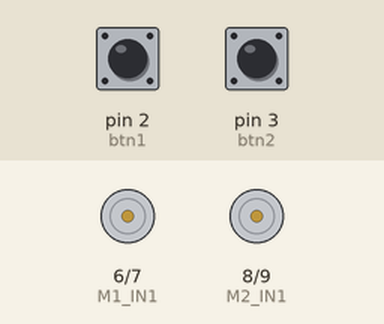
Bench run of a sketch on a simulated Arduino Uno, built with avr-gcc and run on an emulated ATmega328P. Parts: motor-driver pin pairs drawn as motors (green arrow = first pin HIGH = forward, orange = second pin HIGH = backward, longer = more drive). The test bench sets the inputs (shaded band); at power-on: pin 2 (btn1) HIGH, pin 3 (btn2) HIGH.

Above: at 1.2 s.
1.3 s: pin 2 (btn1) pulled LOW for 0.15 s
At 1.37 s:
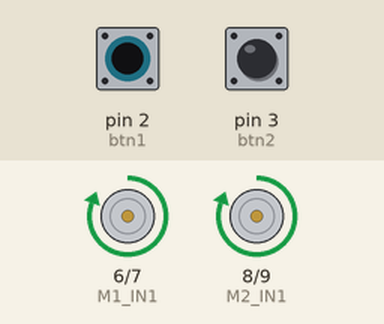
2.9 s: pin 3 (btn2) pulled LOW for 0.15 s
At 2.97 s:
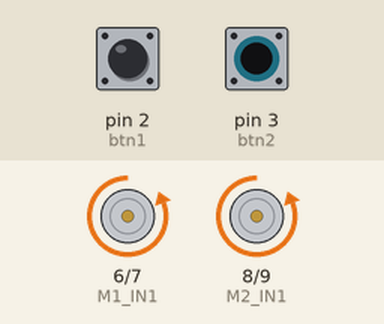
4.5 s: pin 3 (btn2) pulled LOW for 3.2 s
At 8.9 s:
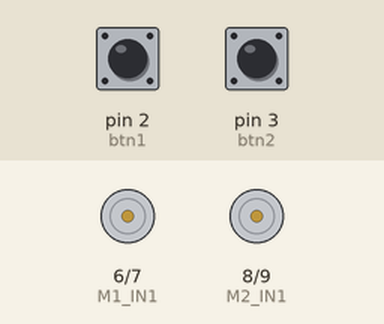
9.2 s: pin 2 (btn1) pulled LOW for 3.2 s
At 10.1 s:
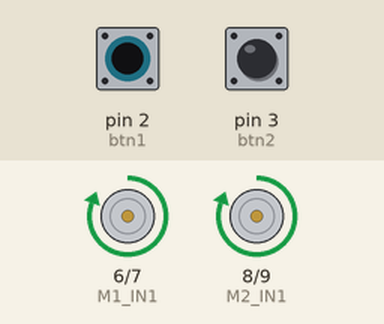
Timing chart, 0 to 13.9 s (numbered marks = the images above; inputs shaded):
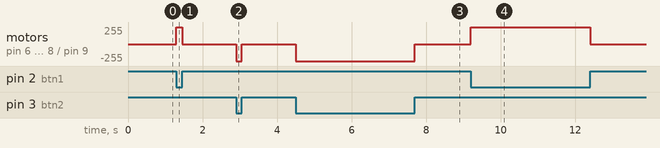

Measured:
- after the input at 1.3 s, motor on pin 6 (M1_IN1) / pin 7 (M1_IN2), motor on pin 8 (M2_IN1) / pin 9 (M2_IN2): stopped → forward 255/255 at once, → stopped 0.15 s later
- after the input at 2.9 s, motor on pin 6 (M1_IN1) / pin 7 (M1_IN2), motor on pin 8 (M2_IN1) / pin 9 (M2_IN2): stopped → backward 255/255 at once, → stopped 0.15 s later
- after the input at 4.5 s, motor on pin 6 (M1_IN1) / pin 7 (M1_IN2), motor on pin 8 (M2_IN1) / pin 9 (M2_IN2): stopped → backward 255/255 at once, → stopped 3.2 s later
- after the input at 9.2 s, motor on pin 6 (M1_IN1) / pin 7 (M1_IN2), motor on pin 8 (M2_IN1) / pin 9 (M2_IN2): stopped → forward 255/255 at once, → stopped 3.2 s later

The sketch:

L298N_Motor_Ctrl.ino
```cpp
const int btn1 = 2;
const int btn2 = 3;

// Motor 1 pins
const int M1_IN1 = 6; // direction 1
const int M1_IN2 = 7; // direction 2

// Motor 2 pins
const int M2_IN1 = 8; // direction 1
const int M2_IN2 = 9; // direction 2

void setup() {
  pinMode(btn1, INPUT_PULLUP);
  pinMode(btn2, INPUT_PULLUP);

  pinMode(M1_IN1, OUTPUT);
  pinMode(M1_IN2, OUTPUT);
  pinMode(M2_IN1, OUTPUT);
  pinMode(M2_IN2, OUTPUT);

  stopMotors();
}

void loop() {
  bool b1 = digitalRead(btn1) == LOW;  // button pressed
  bool b2 = digitalRead(btn2) == LOW;  // button pressed

  // Logic 1: No button pressed
  if(!b1 && !b2) {
    stopMotors();
  }

  // Logic 2: Button 1 pressed only
  else if(b1 && !b2) {
    motor1Clockwise();
    motor2Clockwise();
  }

  // Logic 3: Button 2 pressed only
  else if(b2 && !b1) {
    motor1AntiClockwise();
    motor2AntiClockwise();
  }

  // If both pressed, stop
  else {
    stopMotors();
  }
}

void stopMotors() {
  digitalWrite(M1_IN1, LOW);
  digitalWrite(M1_IN2, LOW);
  digitalWrite(M2_IN1, LOW);
  digitalWrite(M2_IN2, LOW);
}

void motor1Clockwise() {
  digitalWrite(M1_IN1, HIGH);
  digitalWrite(M1_IN2, LOW);
}

void motor1AntiClockwise() {
  digitalWrite(M1_IN1, LOW);
  digitalWrite(M1_IN2, HIGH);
}

void motor2Clockwise() {
  digitalWrite(M2_IN1, HIGH);
  digitalWrite(M2_IN2, LOW);
}

void motor2AntiClockwise() {
  digitalWrite(M2_IN1, LOW);
  digitalWrite(M2_IN2, HIGH);
}
```
